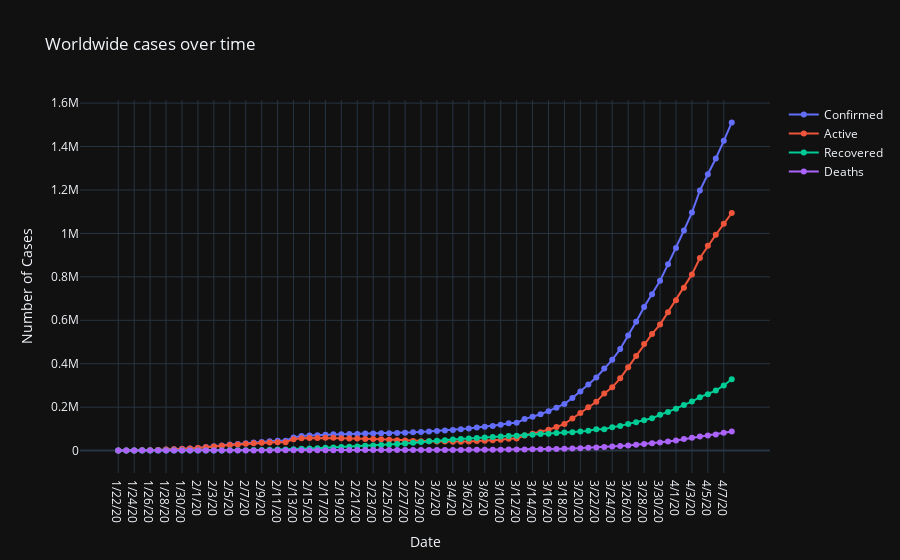

Source (notebook cell):
### Code cell
fig = go.Figure()
fig.add_trace(go.Scatter(x = covid_time['date'], y = covid_time['confirmed'], mode = 'lines+markers', name='Confirmed'))
fig.add_trace(go.Scatter(x = covid_time['date'], y = covid_time['active'], mode = 'lines+markers', name='Active'))
fig.add_trace(go.Scatter(x = covid_time['date'], y = covid_time['recovered'], mode = 'lines+markers', name='Recovered'))
fig.add_trace(go.Scatter(x = covid_time['date'], y = covid_time['deaths'], mode = 'lines+markers', name='Deaths'))
fig.update_layout(template = 'plotly_dark', title = 'Worldwide cases over time')
fig.update_xaxes(title = 'Date')
fig.update_yaxes(title = 'Number of Cases')
fig.show()
